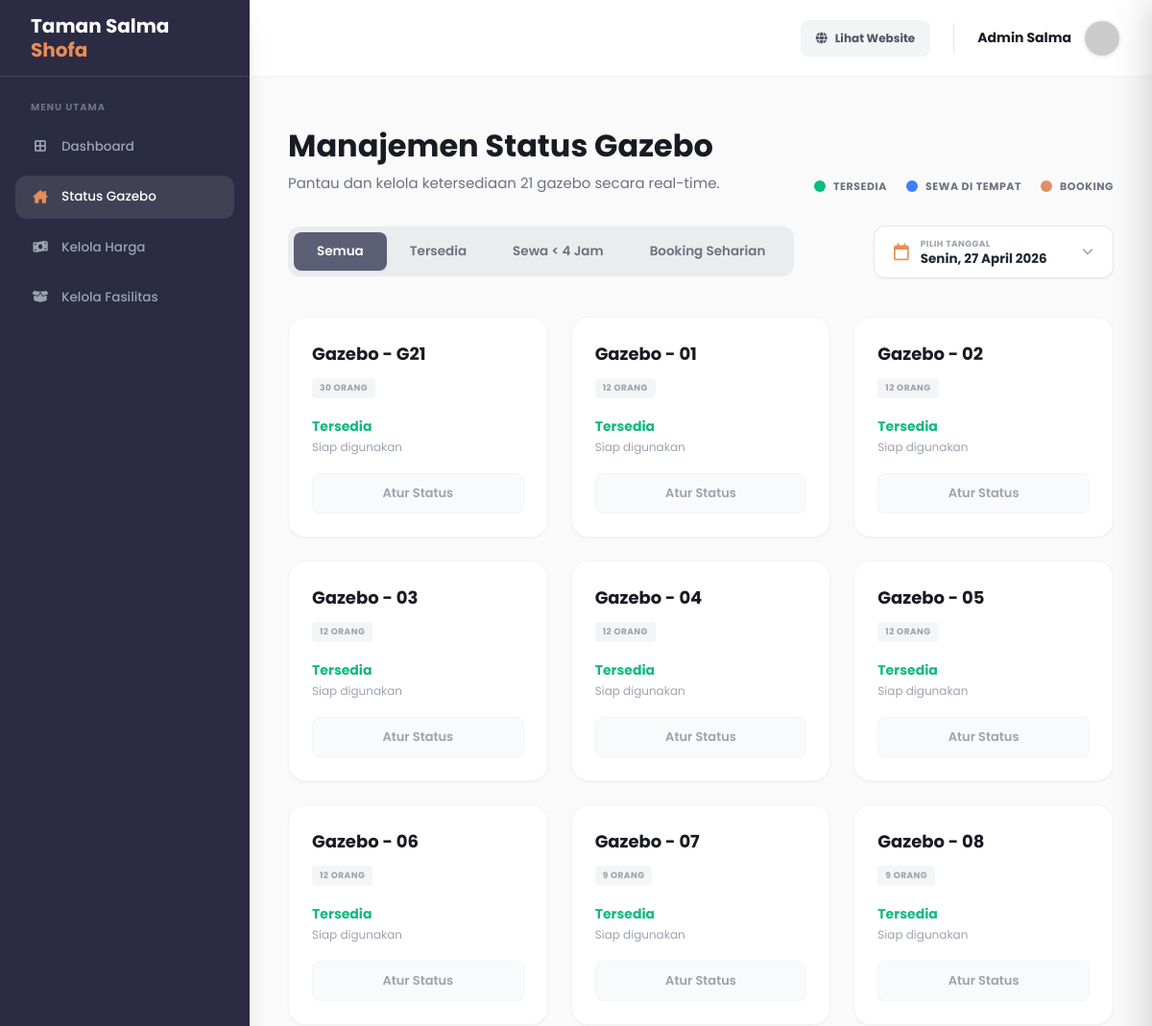
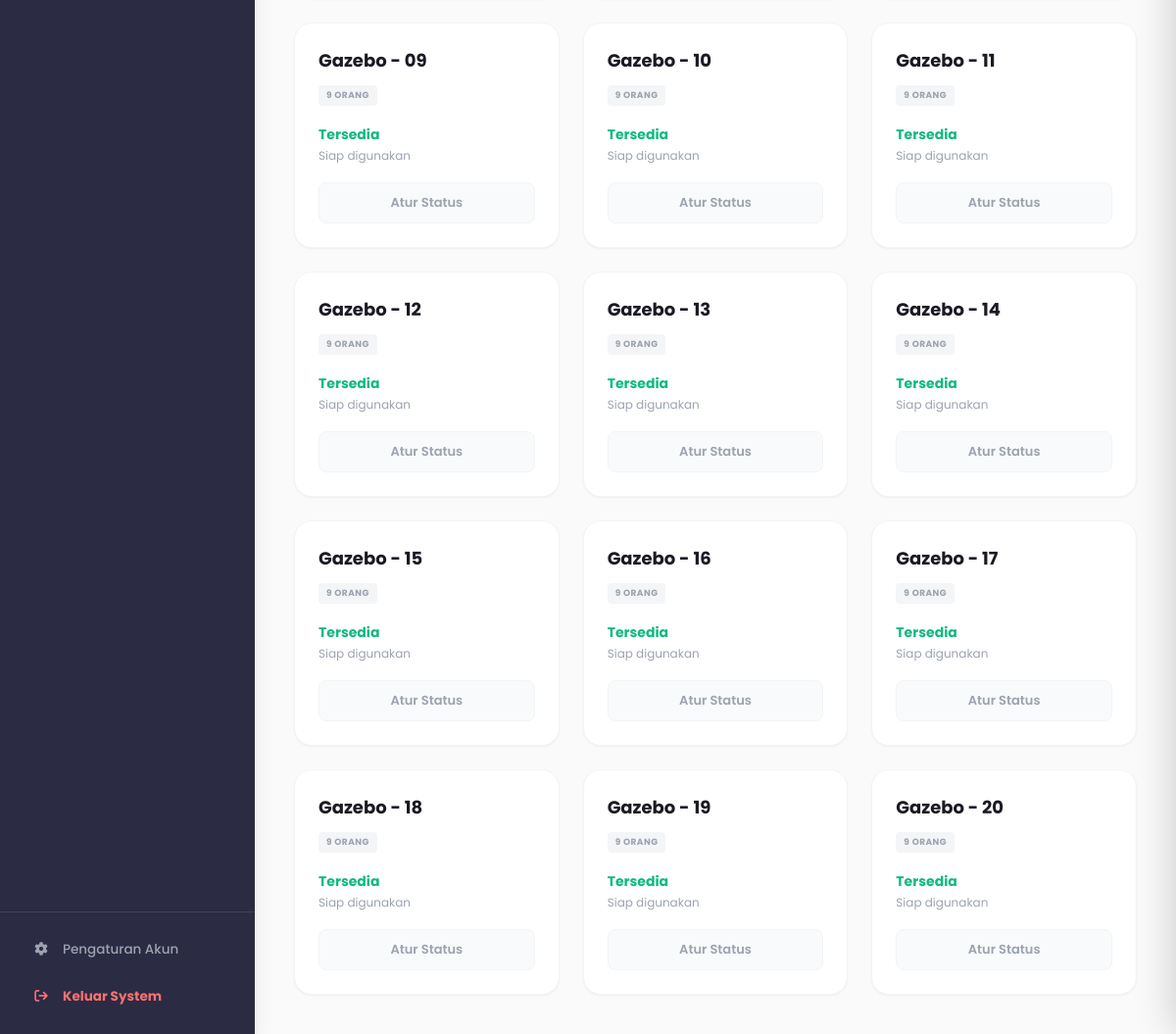
The app's page /status_gazebo (signed in) with its own data (2 pictures, top to bottom).
### tables this page shows
CREATE TABLE `gazebos` (
  `id` int(11) NOT NULL,
  `nomor_gazebo` varchar(10) NOT NULL,
  `zona` varchar(50) NOT NULL,
  `kapasitas` int(11) NOT NULL,
  `harga_kurang_4` decimal(10,2) NOT NULL,
  `harga_lebih_4` decimal(10,2) NOT NULL
);

### app/views/admin/status_gazebo.php (the view, shortened to what the rows shown need)
<?php
$tanggal_filter = $tanggal_filter ?? date('Y-m-d');
$gazebos = $gazebos ?? [];
$booked_data = [];
$settingsFile = __DIR__ . '/../../config/settings.json';
$admin_wa = '628125814305';
if (file_exists($settingsFile)) {
    $settings = json_decode(file_get_contents($settingsFile), true);
    $admin_wa = $settings['admin_wa_pengingat'] ?? $admin_wa;
}
?>
<!DOCTYPE html>
<html lang="id">
<head>
    <script src="https://cdn.tailwindcss.com"></script>
    <link rel="stylesheet" href="https://cdnjs.cloudflare.com/ajax/libs/font-awesome/6.4.0/css/all.min.css">
    <link rel="stylesheet" href="/assets/css/flatpickr.min.css">
</head>
<body class="font-sans antialiased text-gray-800 bg-brand-bgLight flex h-screen overflow-hidden">
    <main class="flex-1 flex flex-col h-full overflow-hidden bg-brand-bgLight w-full relative z-0">
        <div class="flex-1 overflow-y-auto no-scrollbar p-4 md:p-10 pt-6 md:pt-12 w-full">
            <div class="max-w-[1400px] mx-auto">
                <div class="flex flex-col md:flex-row md:items-end justify-between gap-6 mb-8">
                    <div>
                        <h1 class="text-[24px] md:text-[32px] font-bold text-brand-textDark mb-1">Manajemen Status Gazebo</h1>
                    </div>
                </div>
                <div class="grid grid-cols-1 md:grid-cols-2 lg:grid-cols-3 xl:grid-cols-4 gap-6">
                    <?php
                    foreach($gazebos as $gazebo):
                        $gz_id = $gazebo['id'] ?? '';
                        $nomor = $gazebo['nomor_gazebo'] ?? '';
                        $kapasitas = $gazebo['kapasitas'] ?? 0;
                        if(isset($booked_data[$gz_id])) {
                            $book = $booked_data[$gz_id];
                            $nama_pemesan = $book['nama_pemesan'] ?? 'Tamu';
                            $no_hp = $book['no_whatsapp'] ?? '';
                            $durasi = isset($book['durasi']) ? strtolower($book['durasi']) : 'sewa_singkat';
                            $jam_mulai = isset($book['jam_mulai']) ? date('H:i', strtotime($book['jam_mulai'])) : '';
                            $jam_selesai = isset($book['jam_selesai']) ? date('H:i', strtotime($book['jam_selesai'])) : '';
                            $is_waktu_habis = false;
                            if ($tanggal_filter == date('Y-m-d') && !empty($book['jam_selesai'])) {
                                $selesai_time = strtotime($tanggal_filter . ' ' . $book['jam_selesai']);
                                if (time() >= $selesai_time) {
                                    $is_waktu_habis = true;
                                }
                            }
                            if($durasi == 'sewa_lama' || $durasi == 'booking') {
                                $teks_durasi = ($durasi == 'booking') ? 'BOOKING DIMUKA' : 'SEHARIAN';
                    ?>
                                <div class="gazebo-card bg-[#FFF8F5] rounded-[18px] p-6 border border-[#FDEAE2] shadow-sm flex flex-col justify-between min-h-[230px]" data-status="sewa_lama">
                                    <div>
                                        <div class="flex justify-between items-start mb-2">
                                            <h3 class="text-[18px] font-bold text-brand-textDark">Gazebo - <?= $nomor ?></h3>
                                        </div>
                                        <span class="inline-block bg-[#FDEAE2] text-brand-booking text-[9px] font-bold px-2 py-1 rounded uppercase tracking-wider"><?= $kapasitas ?> Orang</span>
                                    </div>
                                    <div class="mt-4 mb-4">
                                        <p class="text-brand-textDark font-bold text-[14px] mb-0.5 truncate"><?= htmlspecialchars($nama_pemesan) ?></p>
                                        <p class="text-brand-booking text-[11px] font-bold uppercase tracking-wider"><?= $teks_durasi ?></p>
                                    </div>
                                    <button type="button" onclick="openModal('lihat', '<?= $gz_id ?>', '<?= $nomor ?>', '<?= htmlspecialchars($nama_pemesan, ENT_QUOTES) ?>', '<?= $no_hp ?>', '<?= $durasi ?>', '<?= $jam_mulai ?>', '<?= $jam_selesai ?>')" class="w-full bg-brand-booking text-white font-semibold text-[13px] py-2.5 rounded-lg hover:bg-[#cf7b56] transition-colors shadow-sm">
                                        Lihat Booking
                                    </button>
                                </div>
                    <?php
                            } else {
                    ?>
                                <div class="gazebo-card <?= $is_waktu_habis ? 'bg-[#FEF2F2] border-[#FCA5A5]' : 'bg-[#F5F8FF] border-[#E0E7FF]' ?> rounded-[18px] p-6 border shadow-sm flex flex-col justify-between min-h-[230px]" data-status="sewa_singkat">
                                    <div>
                                        <div class="flex justify-between items-start mb-2">
                                            <h3 class="text-[18px] font-bold text-brand-textDark">Gazebo - <?= $nomor ?></h3>
                                            <?php if($is_waktu_habis): ?>
                                                <span class="bg-red-500 text-white text-[9px] font-bold px-2 py-1 rounded shadow-sm animate-pulse">WAKTU HABIS</span>
                                            <?php endif; ?>
                                        </div>
                                        <span class="inline-block <?= $is_waktu_habis ? 'bg-red-100 text-red-500' : 'bg-[#E0E7FF] text-brand-blue' ?> text-[9px] font-bold px-2 py-1 rounded uppercase tracking-wider"><?= $kapasitas ?> Orang</span>
                                    </div>
                                    <div class="mt-4 mb-4">
                                        <p class="text-brand-textDark font-bold text-[14px] mb-0.5 truncate"><?= htmlspecialchars($nama_pemesan) ?></p>
                                        <div class="flex flex-col gap-1">
                                            <p class="<?= $is_waktu_habis ? 'text-red-500' : 'text-brand-blue' ?> text-[13px] font-semibold tracking-wide">
                                                <?= ($jam_mulai && $jam_selesai) ? "$jam_mulai - $jam_selesai" : "Sewa < 4 Jam" ?>
                                            </p>
                                            <?php if (!$is_waktu_habis && $jam_selesai && $tanggal_filter == date('Y-m-d')): ?>
                                                <p class="text-[12px] font-bold text-brand-orange countdown-timer" data-endtime="<?= date('Y-m-d\TH:i:s', strtotime($tanggal_filter . ' ' . $jam_selesai)) ?>"></p>
                                            <?php endif; ?>
                                        </div>
                                    </div>
                                    <button type="button" onclick="openModal('lihat_biru', '<?= $gz_id ?>', '<?= $nomor ?>', '<?= htmlspecialchars($nama_pemesan, ENT_QUOTES) ?>', '<?= $no_hp ?>', 'sewa_singkat', '<?= $jam_mulai ?>', '<?= $jam_selesai ?>')" class="w-full <?= $is_waktu_habis ? 'bg-red-500 hover:bg-red-600' : 'bg-brand-blue hover:bg-blue-600' ?> text-white font-semibold text-[13px] py-2.5 rounded-lg transition-colors shadow-sm mb-2">
                                        Selesaikan
                                    </button>
                                    <?php
                                    if (!$is_waktu_habis && $jam_selesai && $tanggal_filter == date('Y-m-d')):
                                        $no_wa_clean = preg_replace('/[^0-9]/', '', $no_hp);
                                    ?>
                                    <a href="#" target="_blank" class="btn-pengingat hidden w-full bg-[#25D366] hover:bg-[#1DA851] text-white font-semibold text-[13px] py-2.5 rounded-lg transition-colors shadow-sm flex items-center justify-center gap-2"
                                       data-nama="<?= htmlspecialchars($nama_pemesan, ENT_QUOTES) ?>"
                                       data-nomor="<?= htmlspecialchars($nomor, ENT_QUOTES) ?>"
                                       data-jam="<?= htmlspecialchars($jam_selesai, ENT_QUOTES) ?>"
                                       data-admin="<?= htmlspecialchars($admin_wa, ENT_QUOTES) ?>"
                                       data-phone="<?= $no_wa_clean ?>">
                                        <i class="fa-brands fa-whatsapp"></i> Kirim Pengingat WA
                                    </a>
                                    <?php endif; ?>
                                </div>
                    <?php
                            }
                        } else {
                    ?>
                            <div class="gazebo-card bg-white rounded-[18px] p-6 border border-gray-100 shadow-sm flex flex-col justify-between min-h-[230px]" data-status="tersedia">
                                <div>
                                    <div class="flex justify-between items-start mb-2">
                                        <h3 class="text-[18px] font-bold text-brand-textDark">Gazebo - <?= $nomor ?></h3>
                                    </div>
                                    <span class="inline-block bg-[#F4F5F7] text-gray-400 text-[9px] font-bold px-2 py-1 rounded uppercase tracking-wider"><?= $kapasitas ?> Orang</span>
                                </div>
                                <div class="mt-4 mb-4">
                                    <p class="text-brand-green font-bold text-[14px] mb-0.5">Tersedia</p>
                                    <p class="text-gray-400 text-[12px]">Siap digunakan</p>
                                </div>
                                <button type="button" onclick="openModal('atur', '<?= $gz_id ?>', '<?= $nomor ?>', '', '', '', '', '')" class="w-full bg-[#F9FAFB] border border-gray-100 text-gray-400 font-semibold text-[13px] py-2.5 rounded-lg hover:bg-gray-100 hover:text-gray-600 transition-colors">
                                    Atur Status
                                </button>
                            </div>
                    <?php } endforeach; ?>
                </div>
            </div>
        </div>
    </main>
</body>
</html>

### records on screen
gazebos: nomor_gazebo "G21", kapasitas "30"
gazebos: nomor_gazebo "01", kapasitas "12"
gazebos: nomor_gazebo "02", kapasitas "12"
gazebos: nomor_gazebo "03", kapasitas "12"
gazebos: nomor_gazebo "04", kapasitas "12"
gazebos: nomor_gazebo "05", kapasitas "12"
gazebos: nomor_gazebo "06", kapasitas "12"
gazebos: nomor_gazebo "07", kapasitas "9"
gazebos: nomor_gazebo "08", kapasitas "9"
gazebos: nomor_gazebo "09", kapasitas "9"
gazebos: nomor_gazebo "10", kapasitas "9"
gazebos: nomor_gazebo "11", kapasitas "9"
gazebos: nomor_gazebo "12", kapasitas "9"
gazebos: nomor_gazebo "13", kapasitas "9"
gazebos: nomor_gazebo "14", kapasitas "9"
gazebos: nomor_gazebo "15", kapasitas "9"
gazebos: nomor_gazebo "16", kapasitas "9"
gazebos: nomor_gazebo "17", kapasitas "9"
gazebos: nomor_gazebo "18", kapasitas "9"
gazebos: nomor_gazebo "19", kapasitas "9"
gazebos: nomor_gazebo "20", kapasitas "9"
